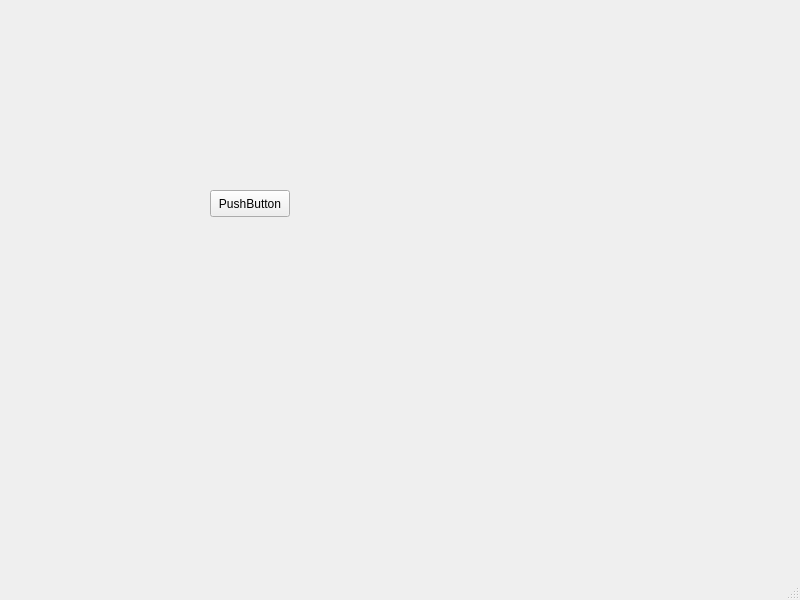
<?xml version="1.0" encoding="UTF-8"?>
<ui version="4.0">
 <class>MainWindow</class>
 <widget class="QMainWindow" name="MainWindow">
  <property name="geometry">
   <rect>
    <x>0</x>
    <y>0</y>
    <width>800</width>
    <height>600</height>
   </rect>
  </property>
  <property name="windowTitle">
   <string>MainWindow</string>
  </property>
  <widget class="QWidget" name="centralwidget">
   <widget class="QPushButton" name="pushButton">
    <property name="geometry">
     <rect>
      <x>210</x>
      <y>190</y>
      <width>80</width>
      <height>27</height>
     </rect>
    </property>
    <property name="text">
     <string>PushButton</string>
    </property>
   </widget>
  </widget>
  <widget class="QMenuBar" name="menubar">
   <property name="geometry">
    <rect>
     <x>0</x>
     <y>0</y>
     <width>800</width>
     <height>24</height>
    </rect>
   </property>
  </widget>
  <widget class="QStatusBar" name="statusbar"/>
 </widget>
 <resources/>
 <connections/>
</ui>
